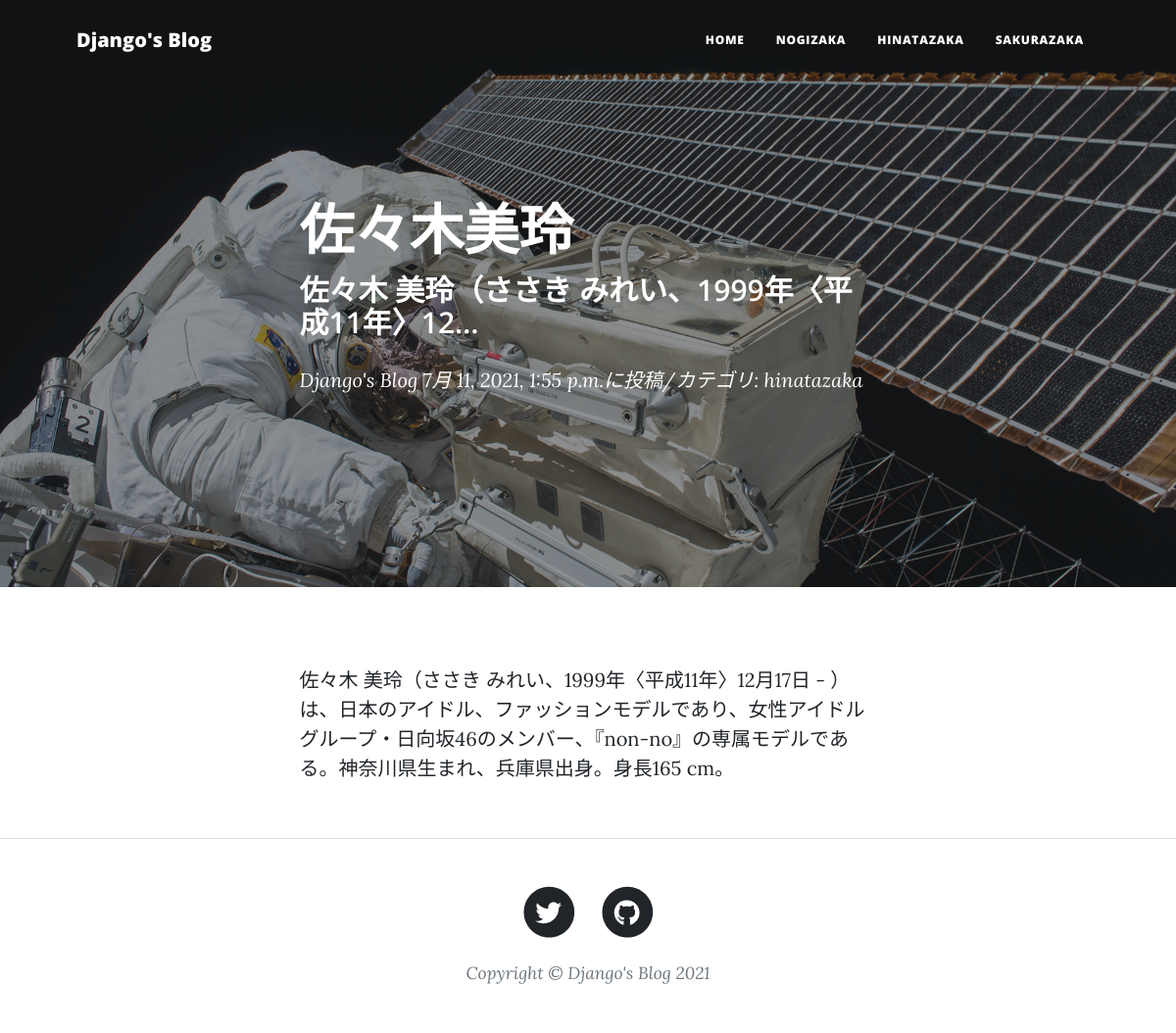
Page /blog-detail/2/ on the committed database.
### blog/models.py (models this page shows, shortened)
class BlogPost(models.Model):
    CATEGORY = (("nogizaka", "乃木坂46"),
                ("hinatazaka", "日向坂46"), ("sakurazaka", "櫻坂46"))
    title = models.CharField(
        verbose_name="タイトル",
        max_length=200,
    )
    content = models.TextField(
        verbose_name="本文",
    )
    posted_at = models.DateTimeField(
        verbose_name="投稿日時",
        auto_now_add=True,
    )
    category = models.CharField(
        verbose_name="カテゴリ",
        max_length=50,
        choices=CATEGORY,
    )

### blog/views.py (the view)
# urls.py: path('blog-detail/<int:pk>/', views.BlogDetail.as_view(), name="blog_detail"),
class BlogDetail(DetailView):
    template_name = "post.html"
    model = BlogPost

### blog/templates/post.html (shortened to what this page needs)
{% extends 'base.html' %}
{% load static %}
{% block header %}
<header class="masthead" style="background-image: url({% static 'assets/img/post-bg.jpg' %})">
    <div class="container position-relative px-4 px-lg-5">
        <div class="row gx-4 gx-lg-5 justify-content-center">
            <div class="col-md-10 col-lg-8 col-xl-7">
                <div class="post-heading">
                    <h1>{{object.title}}</h1>
                    <h2 class="subheading">{{object.content|truncatechars:30}}</h2>
                    <span class="meta">
                        <a href="{% url 'blog:index' %}">Django's Blog</a>
                        {{object.posted_at}}に投稿/カテゴリ:
                        {{object.category}}
                    </span>
                </div>
            </div>
        </div>
    </div>
</header>
{% endblock %}
{% block content %}
<article class="mb-4">
    <div class="container px-4 px-lg-5">
        <div class="row gx-4 gx-lg-5 justify-content-center">
            <div class="col-md-10 col-lg-8 col-xl-7">
                <p>{{object.content}}</p>
            </div>
        </div>
    </div>
</article>
{% endblock %}

### rows in the picture
BlogPost: title "佐々木美玲", content "佐々木 美玲（ささき みれい、1999年〈平成11年〉12…", posted_at "7月 11, 2021, 1:55 p.m.", category "hinatazaka", content "佐々木 美玲（ささき みれい、1999年〈平成11年〉12月17日 - ）は、日本のアイドル、ファッションモデルであり、女性アイドルグループ・日向坂46のメンバー、『non-no』の専属モデルである。神奈川県生まれ、兵庫県出身。身長165 cm。"
